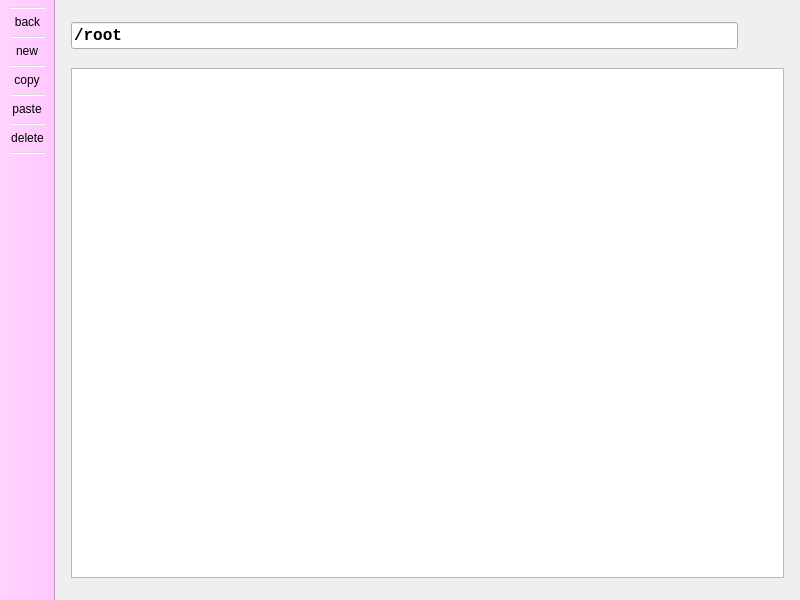
<?xml version="1.0" encoding="UTF-8"?>
<ui version="4.0">
 <class>MainWindow</class>
 <widget class="QMainWindow" name="MainWindow">
  <property name="geometry">
   <rect>
    <x>0</x>
    <y>0</y>
    <width>800</width>
    <height>600</height>
   </rect>
  </property>
  <property name="windowTitle">
   <string>资源管理器</string>
  </property>
  <property name="windowOpacity">
   <double>1.000000000000000</double>
  </property>
  <property name="styleSheet">
   <string notr="true">#toolBar{
	background-color:rgb(255,200,255)
}</string>
  </property>
  <property name="iconSize">
   <size>
    <width>24</width>
    <height>24</height>
   </size>
  </property>
  <property name="toolButtonStyle">
   <enum>Qt::ToolButtonIconOnly</enum>
  </property>
  <widget class="QWidget" name="centralwidget">
   <layout class="QHBoxLayout" name="horizontalLayout_3">
    <item>
     <layout class="QHBoxLayout" name="horizontalLayout_2" stretch="1,100,1">
      <item>
       <spacer name="horizontalSpacer_2">
        <property name="orientation">
         <enum>Qt::Horizontal</enum>
        </property>
        <property name="sizeHint" stdset="0">
         <size>
          <width>40</width>
          <height>20</height>
         </size>
        </property>
       </spacer>
      </item>
      <item>
       <layout class="QVBoxLayout" name="verticalLayout_2" stretch="1,2,1,40,1">
        <item>
         <spacer name="verticalSpacer_2">
          <property name="orientation">
           <enum>Qt::Vertical</enum>
          </property>
          <property name="sizeHint" stdset="0">
           <size>
            <width>20</width>
            <height>40</height>
           </size>
          </property>
         </spacer>
        </item>
        <item>
         <layout class="QHBoxLayout" name="horizontalLayout" stretch="30,1">
          <item>
           <widget class="QLineEdit" name="goline">
            <property name="font">
             <font>
              <family>Consolas</family>
              <pointsize>12</pointsize>
              <bold>true</bold>
             </font>
            </property>
            <property name="text">
             <string>/root</string>
            </property>
           </widget>
          </item>
          <item>
           <widget class="QPushButton" name="go">
            <property name="autoFillBackground">
             <bool>false</bool>
            </property>
            <property name="text">
             <string/>
            </property>
            <property name="icon">
             <iconset resource="res.qrc">
              <normaloff>:/res/go.png</normaloff>:/res/go.png</iconset>
            </property>
            <property name="iconSize">
             <size>
              <width>32</width>
              <height>32</height>
             </size>
            </property>
            <property name="shortcut">
             <string>Return</string>
            </property>
            <property name="flat">
             <bool>true</bool>
            </property>
           </widget>
          </item>
         </layout>
        </item>
        <item>
         <spacer name="verticalSpacer">
          <property name="orientation">
           <enum>Qt::Vertical</enum>
          </property>
          <property name="sizeHint" stdset="0">
           <size>
            <width>20</width>
            <height>40</height>
           </size>
          </property>
         </spacer>
        </item>
        <item>
         <widget class="FileSystemListWidget" name="listWidget">
          <property name="iconSize">
           <size>
            <width>80</width>
            <height>80</height>
           </size>
          </property>
          <property name="gridSize">
           <size>
            <width>100</width>
            <height>100</height>
           </size>
          </property>
          <property name="viewMode">
           <enum>QListView::IconMode</enum>
          </property>
         </widget>
        </item>
        <item>
         <spacer name="verticalSpacer_3">
          <property name="orientation">
           <enum>Qt::Vertical</enum>
          </property>
          <property name="sizeHint" stdset="0">
           <size>
            <width>20</width>
            <height>40</height>
           </size>
          </property>
         </spacer>
        </item>
       </layout>
      </item>
      <item>
       <spacer name="horizontalSpacer_3">
        <property name="orientation">
         <enum>Qt::Horizontal</enum>
        </property>
        <property name="sizeHint" stdset="0">
         <size>
          <width>40</width>
          <height>20</height>
         </size>
        </property>
       </spacer>
      </item>
     </layout>
    </item>
   </layout>
  </widget>
  <widget class="QMenuBar" name="menubar">
   <property name="geometry">
    <rect>
     <x>0</x>
     <y>0</y>
     <width>800</width>
     <height>22</height>
    </rect>
   </property>
   <property name="contextMenuPolicy">
    <enum>Qt::DefaultContextMenu</enum>
   </property>
  </widget>
  <widget class="QToolBar" name="toolBar">
   <property name="minimumSize">
    <size>
     <width>0</width>
     <height>0</height>
    </size>
   </property>
   <property name="windowTitle">
    <string>toolBar</string>
   </property>
   <property name="movable">
    <bool>false</bool>
   </property>
   <property name="iconSize">
    <size>
     <width>50</width>
     <height>50</height>
    </size>
   </property>
   <attribute name="toolBarArea">
    <enum>LeftToolBarArea</enum>
   </attribute>
   <attribute name="toolBarBreak">
    <bool>false</bool>
   </attribute>
   <addaction name="separator"/>
   <addaction name="back"/>
   <addaction name="separator"/>
   <addaction name="newfile"/>
   <addaction name="separator"/>
   <addaction name="copy"/>
   <addaction name="separator"/>
   <addaction name="paste"/>
   <addaction name="separator"/>
   <addaction name="deletefile"/>
   <addaction name="separator"/>
  </widget>
  <action name="newfile">
   <property name="icon">
    <iconset theme="window-new" resource="res.qrc">
     <normaloff>:/res/new.png</normaloff>:/res/new.png</iconset>
   </property>
   <property name="text">
    <string>new</string>
   </property>
  </action>
  <action name="paste">
   <property name="icon">
    <iconset resource="res.qrc">
     <normaloff>:/res/paste.png</normaloff>:/res/paste.png</iconset>
   </property>
   <property name="text">
    <string>paste</string>
   </property>
  </action>
  <action name="back">
   <property name="icon">
    <iconset resource="res.qrc">
     <normaloff>:/res/back.png</normaloff>:/res/back.png</iconset>
   </property>
   <property name="text">
    <string>back</string>
   </property>
  </action>
  <action name="copy">
   <property name="icon">
    <iconset resource="res.qrc">
     <normaloff>:/res/copy.png</normaloff>:/res/copy.png</iconset>
   </property>
   <property name="text">
    <string>copy</string>
   </property>
  </action>
  <action name="deletefile">
   <property name="icon">
    <iconset resource="res.qrc">
     <normaloff>:/res/delete.png</normaloff>:/res/delete.png</iconset>
   </property>
   <property name="text">
    <string>delete</string>
   </property>
  </action>
 </widget>
 <customwidgets>
  <customwidget>
   <class>FileSystemListWidget</class>
   <extends>QListWidget</extends>
   <header>filesystemlistwidget.h</header>
  </customwidget>
 </customwidgets>
 <resources>
  <include location="res.qrc"/>
 </resources>
 <connections/>
</ui>
